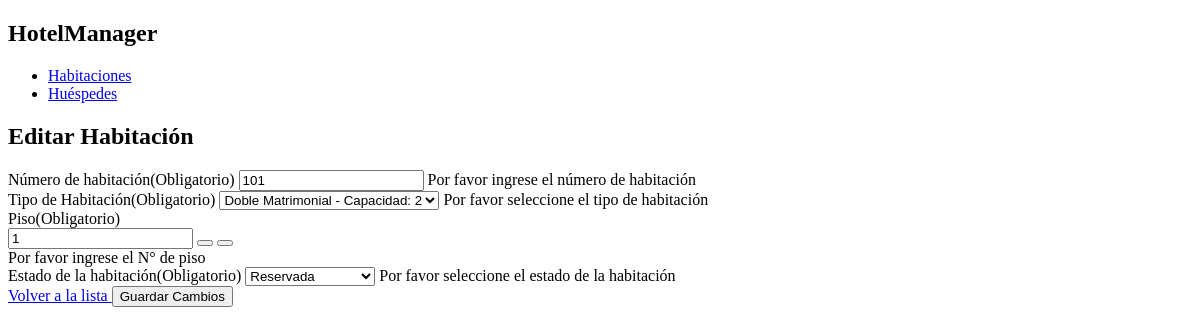
The page /editar/1/ on the database as committed earlier.
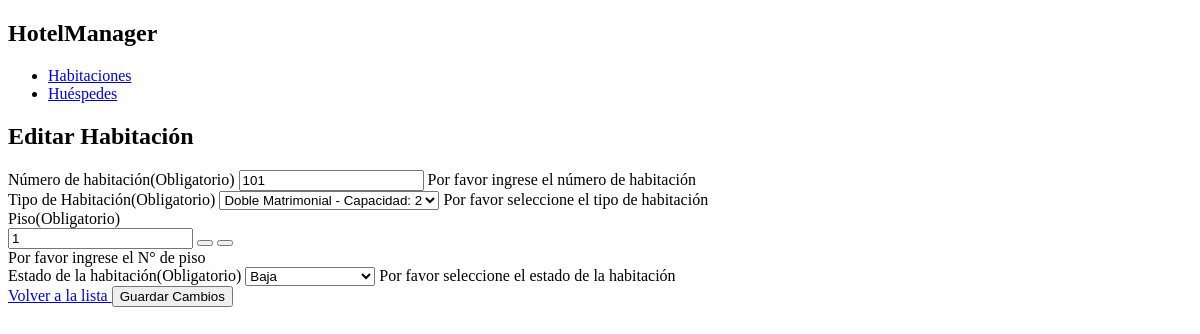
The same page on the database as committed later.
### app_habitacion/models.py (models this page shows, shortened)
class Habitacion(models.Model):
    ESTADOS = [
        ('DISPONIBLE', 'Disponible'),
        ('OCUPADA', 'Ocupada'),
        ('EN MANTENIMIENTO', 'En mantenimiento'),
        ('RESERVADA', 'Reservada'),
        ('LIMPIEZA', 'Limpieza'),
        ('BAJA', 'Baja'),
        ('SIN USO', 'Sin uso'),
    ]
    numero = models.CharField(max_length=10, unique=True)
    tipo_habitacion = models.ForeignKey(TipoHabitacion, on_delete=models.CASCADE, related_name='habitaciones')
    piso = models.PositiveSmallIntegerField()
    estado = models.CharField(max_length=20, choices=ESTADOS, default='DISPONIBLE')
    class Meta:
        verbose_name = "Habitación"
        verbose_name_plural = "Habitaciones"

### app_habitacion/views.py (the view)
# urls.py: path("editar/<int:habitacion_id>/", views.editar_habitacion, name="editar_habitacion"),
def editar_habitacion(request, habitacion_id):
    habitacion = get_object_or_404(Habitacion, id=habitacion_id)
    if request.method == "POST":
        form = HabitacionForm(request.POST, instance=habitacion)
        if form.is_valid():
            form.save()
            messages.success(request, "¡Habitación actualizada con éxito!")
            if request.headers.get("HX-Request"):
                response = HttpResponseRedirect(reverse("lista_habitaciones"))
                response['HX-Redirect'] = reverse("lista_habitaciones")
                return response
            else:
                return HttpResponseRedirect(reverse("lista_habitaciones"))
        else:
            if request.headers.get("HX-Request"):
                return render(request, "habitacion/_formulario.html", {
                    "form": form,
                    "es_edicion": True,
                    "habitacion": habitacion,  # <-- Se pasa el objeto habitacion
                }, status=422)
            else:
                return render(request, "habitacion/crear_editar_habitacion.html", {
                    "form": form,
                    "es_edicion": True,
                    "habitacion": habitacion,  # <-- Se pasa el objeto habitacion
                })
    else:
        form = HabitacionForm(instance=habitacion)
    if request.headers.get("HX-Request"):
        return render(request, "habitacion/_formulario.html", {
            "form": form,
            "es_edicion": True,
            "habitacion": habitacion, # <-- Se pasa el objeto habitacion
        })
    return render(request, "habitacion/crear_editar_habitacion.html", {
        "form": form,
        "es_edicion": True,
        "habitacion": habitacion, # <-- Se pasa el objeto habitacion
    })

### app_habitacion/forms.py
class HabitacionForm(forms.ModelForm):
    class Meta:
        model = Habitacion
        fields = '__all__'

### app_habitacion/models.py (called while the page is built)
    def __str__(self):
        return f"{self.nombre} - Capacidad: {self.capacidad}"

### app_habitacion/templates/habitacion/crear_editar_habitacion.html
{% extends 'base.html' %}
{% block content %}
    <div id="form-container">
        {% include "habitacion/_formulario.html" %}
    </div>
{% endblock %}

### app_habitacion/templates/habitacion/_formulario.html (shortened to what this page needs)
<div id="form-container">
    <div class="p-8">
        <div class="p-6 rounded-lg shadow-md">
            {% if es_edicion %}
                <h2 class="text-2xl font-bold mb-4">Editar Habitación</h2>
            {% else %}
                <h2 class="text-2xl font-bold mb-4">Crear Nueva Habitación</h2>
            {% endif %}
            <form method="post" class="flex flex-col gap-4"
                hx-post="{% if es_edicion %}{% url 'editar_habitacion' habitacion.id %}{% else %}{% url 'crear_habitacion' %}{% endif %}"
                hx-target="#form-container"
                hx-swap="innerHTML">
                <div class="w-96">
                    <label class="label-text" for="numero">Número de habitación(Obligatorio)
                    </label>
                    <input type="text" placeholder="101" class="input" id="numero" name="numero" value="{{ form.numero.value|default_if_none:'' }}" />
                    <span class="helper-text text-end">Por favor ingrese el número de habitación</span>
                </div>
                <div class="w-96">
                    <label class="label-text" for="tipo_habitacion">Tipo de Habitación(Obligatorio)</label>
                    <select class="select"
                    name="tipo_habitacion"
                    id="tipo_habitacion">
                      {% for value, label in form.tipo_habitacion.field.choices %}
                            <option value="{{ value }}"{% if form.tipo_habitacion.value|stringformat:"s" == value|stringformat:"s" %} selected{% endif %}>{{ label }}</option>
                      {% endfor %}
                    </select>
                    <span class="helper-text text-end">Por favor seleccione el tipo de habitación</span>
                </div>
                <div class="w-48" data-input-number>
                    <label class="label-text" for="piso">Piso(Obligatorio)</label>
                    <div class="input">
                      <input type="text" name="piso" id="piso" value="{{ form.piso.value|default_if_none:1 }}" aria-label="Label input number" data-input-number-input />
                      <span class="my-auto flex gap-3">
                        <button type="button" class="btn btn-primary btn-soft size-5.5 min-h-0 rounded-sm p-0" aria-label="Decrement button" data-input-number-decrement >
                        </button>
                        <button type="button" class="btn btn-primary btn-soft size-5.5 min-h-0 rounded-sm p-0" aria-label="Increment button" data-input-number-increment >
                        </button>
                      </span>
                    </div>
                    <span class="helper-text text-end">Por favor ingrese el N° de piso</span>
                </div>
                <div class="w-96">
                    <label class="label-text" for="estado">Estado de la habitación(Obligatorio)</label>
                    <select class="select"
                    name="estado"
                    id="estado">
                      {% for value, label in form.estado.field.choices %}
                            <option value="{{ value }}"{% if form.estado.value|stringformat:"s" == value|stringformat:"s" %} selected{% endif %}>{{ label }}</option>
                      {% endfor %}
                    </select>
                    <span class="helper-text text-end">Por favor seleccione el estado de la habitación</span>
                </div>
                <div class="mt-6 flex justify-between">
                    <a href="{% url 'lista_habitaciones' %}" class="btn btn-secondary">
                        Volver a la lista
                    </a>
                    <button type="submit" class="btn btn-primary">
                        {% if es_edicion %}
                            Guardar Cambios
                        {% else %}
                            Guardar Habitación
                        {% endif %}
                    </button>
                </div>
            </form>
        </div>
    </div>
</div>

Rows that differ between the two databases and show on the page:
changed Habitacion: estado "Reservada" → "Baja"
